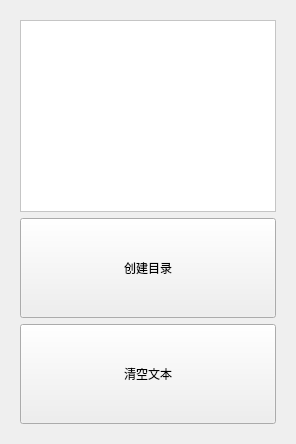
     <widget class="QWidget" name="tab_4">
      <attribute name="title">
       <string>创建目录</string>
      </attribute>
      <layout class="QVBoxLayout" name="verticalLayout_2">
       <item>
        <layout class="QVBoxLayout" name="verticalLayout" stretch="6,2,3">
         <property name="leftMargin">
          <number>9</number>
         </property>
         <property name="topMargin">
          <number>9</number>
         </property>
         <property name="rightMargin">
          <number>9</number>
         </property>
         <property name="bottomMargin">
          <number>9</number>
         </property>
         <item>
          <widget class="QTextEdit" name="mkdir_txt">
           <property name="styleSheet">
            <string notr="true">background-color: rgb(255, 255, 255);</string>
           </property>
           <property name="tabChangesFocus">
            <bool>false</bool>
           </property>
          </widget>
         </item>
         <item>
          <widget class="QPushButton" name="mkdir_name">
           <property name="minimumSize">
            <size>
             <width>0</width>
             <height>100</height>
            </size>
           </property>
           <property name="styleSheet">
            <string notr="true">QPushButton{border-radius:10px;font: 26pt &quot;幼圆&quot;;background-color: rgb(0, 255, 255)}
QPushButton:pressed{background-color:rgb(176,176,176);};</string>
           </property>
           <property name="text">
            <string>创建目录</string>
           </property>
          </widget>
         </item>
         <item>
          <widget class="QPushButton" name="clear_dirtxt">
           <property name="minimumSize">
            <size>
             <width>0</width>
             <height>100</height>
            </size>
           </property>
           <property name="styleSheet">
            <string notr="true">QPushButton{border-radius:10px;font: 26pt &quot;幼圆&quot;;background-color: rgb(255, 170, 127)}
QPushButton:pressed{background-color:rgb(176,176,176);};</string>
           </property>
           <property name="text">
            <string>清空文本</string>
           </property>
          </widget>
         </item>
        </layout>
       </item>
      </layout>
     </widget>
